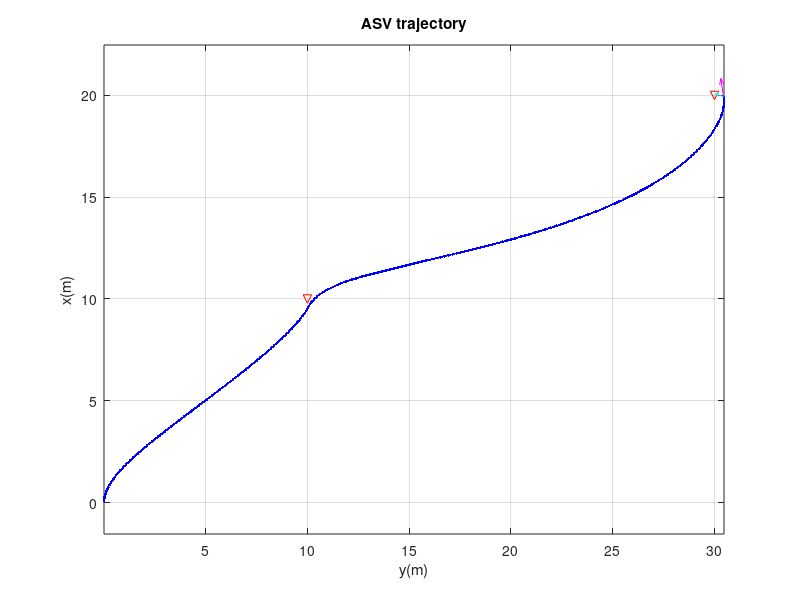

This chart was generated by the following MATLAB code:
%% Initialize
clc ; clear ; close all ;

%% Ship specification
beam = 2.5 ;
thrustLimit = 800 ;

%% Initial ship condition
% Position in the Earth coordinate system
xEarth = 0 ;    
yEarth = 0 ;     
psi = 0 ;   

% Velocity in the body coordinate system 
uBody = 1 ;
vBody = 0 ;
r = 0 ;         % angular velocity is the same in the both coordinate system

% Velocity in the Earth coordinate system
uEarthX = uBody * cos(psi) ;        % Earth's x direction component of uBody
uEarthY = uBody * sin(psi) ;        % Earth's y direction component of uBody
vEarthX = - vBody * sin(psi) ;      % Earth's x direction component of vBody
vEarthY = vBody * cos(psi) ;        % Earth's y direction component of vBody

VEarthX = uEarthX + vEarthX ;       % Earth's x direction component of V(ship speed)
VEarthY = uEarthY + vEarthY ;       % Earth's y direction component of V(ship speed)

%% Target waypoint in the Earth coordinate system
waypoint = [[10, 10];
            [20, 30]] ;

%% Condition for simulation
time = 0 ;      % initial time
dt = 0.1 ;      % time step interval
reach = 0.5 ;      % reach criterion
xEarthHistory = [] ;    % container to draw trajectory 
yEarthHistory = [] ;    % container to draw trajectory

%% Simulation running till the ship reaches the final destination
for waypointIndex = 1:length(waypoint)
    isReached = false ;     % bool to check the ship reached the waypoint
    
    % Feed waypoint one by one
    singleWaypoint = waypoint(waypointIndex, :) ;

    xWaypoint = singleWaypoint(1) ;     % unpack
    yWaypoint = singleWaypoint(2) ;     % unpack

    while ~isReached
        %% Advance direction angle error
        errorX = xWaypoint - xEarth ;        % error of x between the target and the ship
        errorY = yWaypoint - yEarth ;        % error of y between the target and the ship
        errorN = atan2(errorY, errorX) ;        

        %% P controller
        % input: angle error, output: control force
        pGain = 300 ;
        controlInputForce = pGain * errorN ;

        % Control force saturation. Control force(will be tau_N) is limited when it exceed the limit of thrust
        if controlInputForce > thrustLimit
            controlInputForce = (thrustLimit + thrustLimit) * beam / 2 ;
        elseif controlInputForce < - thrustLimit
            controlInputForce = -(thrustLimit + thrustLimit) * beam / 2 ;
        end

        %% Platform
        % input: control force, output: ship positoin
        % ** note that the surge is ingored in this probelm. (i.e., u is constant) **

        % Variables for the state-space equation of the ASV (Rank is reduced down due to the ingnored surge)
        systemMat = [0.0161, -0.0052; 8.2861, -0.9860] ;
        inputMat = [0.0002; 0.0307] ;
        velocityBodyMat = [vBody; r] ;     % Pack the ship velocity components
        tauN = controlInputForce ;

        % Ship acceleration from the state-space equation
        acclerationBodyMat = systemMat * velocityBodyMat + inputMat * tauN ;

        % New ship velocity from the ship acceleration
        velocityBodyMat = [uBody; 
                           velocityBodyMat + acclerationBodyMat * dt] ;      % velocity from the integration of acceleration

        uBody = velocityBodyMat(1) ;       % unpack
        vBody = velocityBodyMat(2) ;       % unpack
        r = velocityBodyMat(3) ;           % unapck

        % New ship position from the new ship velocity
        psi = r * dt ;          

            % Transformation of the coordinate system form the body tp the Earth
        uEarthX = uBody * cos(psi) ;        % Earth's x direction component of uBody
        uEarthY = uBody * sin(psi) ;        % Earth's y direction component of uBody
        vEarthX = - vBody * sin(psi) ;      % Earth's x direction component of vBody
        vEarthY = vBody * cos(psi) ;        % Earth's y direction component of vBody

        VEarthX = uEarthX + vEarthX ;       % Earth's x direction component of V(ship speed)
        VEarthY = uEarthY + vEarthY ;       % Earth's y direction component of V(ship speed)

        xEarth = xEarth + VEarthX * dt ;
        yEarth = yEarth + VEarthY * dt ;

        %% Visualization
        % Genrate trajectory matrix
        xEarthHistory(end+1) = xEarth ;
        yEarthHistory(end+1) = yEarth ;

        shipPositionFig = figure(1) ;
        figure(shipPositionFig) ;

        % Draw
        plot(yEarthHistory, xEarthHistory, '.b') ;      % trajectory
        hold on ;
        plot(waypoint(:, 2), waypoint(:, 1), 'vr') ;              % waypoints
        quiver(yEarth, xEarth, VEarthY, VEarthX, 'm') ; % velocity vector
        quiver(yEarth, xEarth, errorY, errorX, 'c') ;   % the vector from the ship to destination
        hold off ;

        % Figure configuration
        title('ASV trajectory') ;
        xlabel('y(m)') ;
        ylabel('x(m)') ;
        grid on ;
        pbaspect([1 1 1])
        axis equal

        %% Check it reached waypoint 
        errorDistance = sqrt(errorX^2 + errorY^2) ;      
        if errorDistance < reach
            isReached = true ;
        end

        %% Record the time
        time = time + dt ;

        %% Print out the state
        fprintf('time: %.2f sec, distnace error: %.2f m\n', time, errorDistance') ;
    end
 end
disp('Reached the destination')